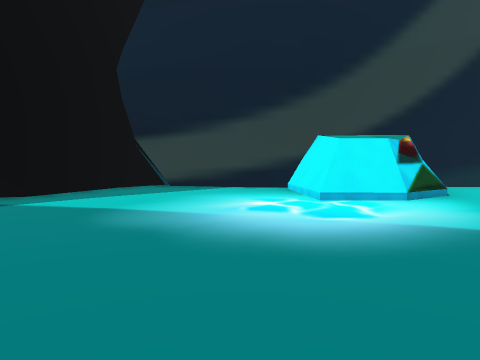
view 1 (above)

13 first-person views from a walk through a scene from a Unity 3-D project. The camera is 1.5 m above the floor, tilts 4° down and sees 70° across. The floor is counted in squares, 2 m on a side. Each view is taken from the middle of a square. On the plan, view 1 faces up. The plan holds only what a view shows up to about 11 squares ahead; the rest is blank. The place goes on beyond the plan. The player is left out. Some animated figures are left out.

view 2
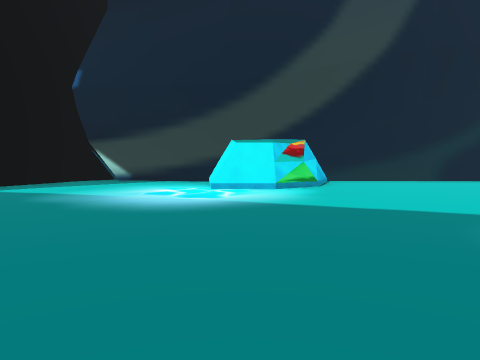

view 3
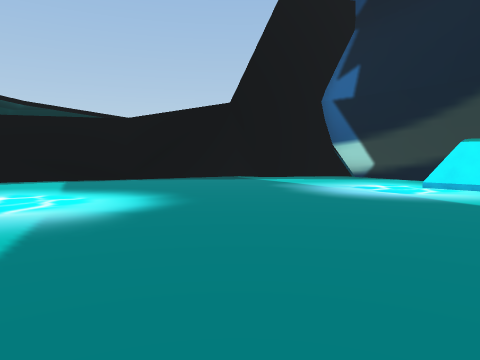

view 4
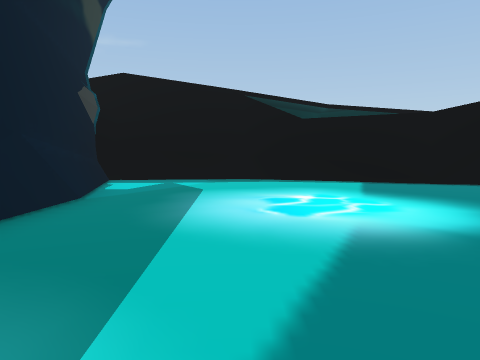

view 5
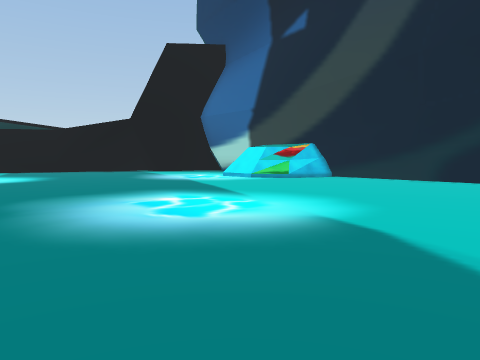

view 6
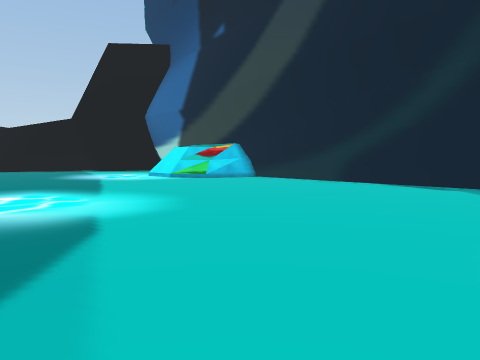

view 7
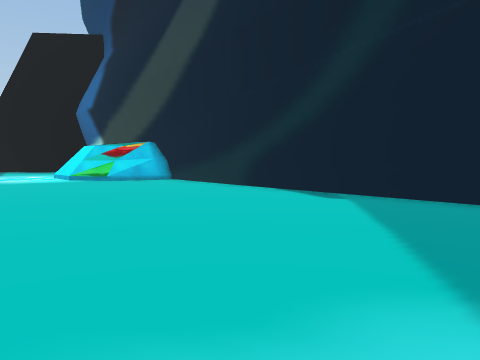

view 8
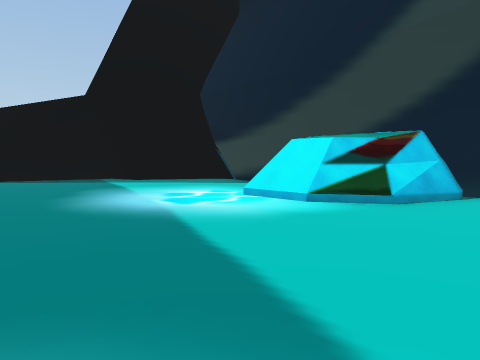

view 9
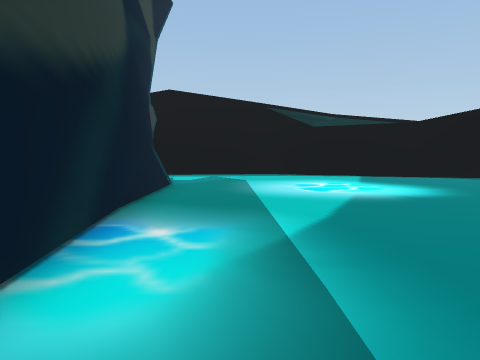

view 10
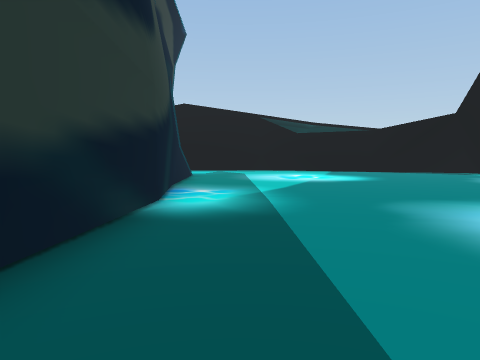

view 11
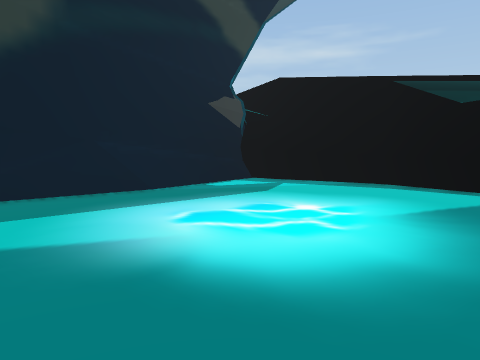

view 12
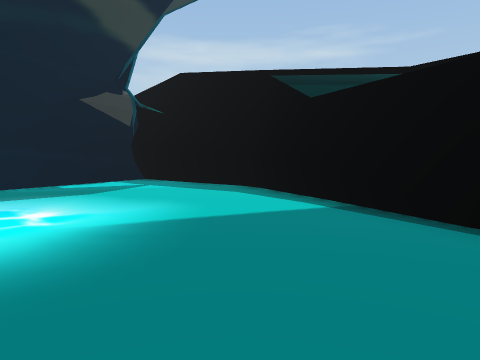

view 13
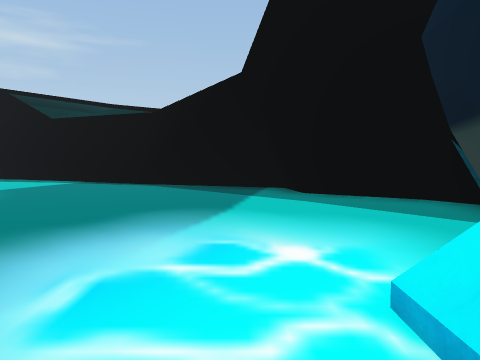

### Floor plan
Points are (right, up) in squares from view 1. A wall is a line through its corners. A room is listed if a view was taken in it or the views show most of it. See-through windows are left out.
Room 1 (views 1, 2, 3, 4, 5, 6, 7, 8, 9, 10, 11, 12, 13)
walls: (4.2, -5.3) (7.9, -5.6); (2.6, 6) (1.5, 6); (4.4, 7.7) (3.9, 6.4); (4.2, 7.6) (3.8, 6.9) (2.7, 6); (3.1, 6.7) (2.7, 6.2) (1.5, 6.2) (1.3, 7.9) (-1.4, 8.5); (13, 8.3) (4.3, 8.2); (4.6, 8.4) (4.3, 8.4); (4.1, 8.3) (4.2, 8) (3.6, 6.9); (1.7, 6.2) (1.5, 7.9); (-0.5, 8.3) (-2.4, 8.5); (-1.2, -6) (4.5, -5.3); (-2, 8.9) (-2.8, 8.2) (-4.1, 5.9) (-4.9, 5.7) (-8.1, -2.8) (-7.6, -6.9); (-3, -5.9) (1, -5.8); (-3.9, 6.2) (-5.1, 5.9); (-5.6, 3) (-6.3, 2.4); (-6.5, 2.3) (-7.4, -1.1); (-8.1, -2.5) (-8.2, -3.1); (-7.7, -6.3) (-7.7, -6.8) (-7.6, -7.1); (-7.5, -7.3) (-2.2, -5.9)
low walls: (3.5, 6.2) (2.8, 5.8) (1.5, 5.8); (4.1, 7.2) (3.7, 6.5); (4.3, 8.4) (4.4, 7.7); (-7.6, -7.1) (-2.9, -5.9)

Positions as (right, up) in squares from view 1, and headings:
1: (0, 0), facing up
2: (2, -2), facing up
3: (4, -3), facing up-left
4: (3, -3), facing left
5: (11, -3), facing up-left
6: (13, -1), facing up-left
7: (14, 2), facing up-left
8: (6, 1), facing up-left
9: (6, -4), facing left
10: (10, -4), facing left
11: (1, 1), facing down-left
12: (-2, 3), facing down-left
13: (3, 5), facing left
